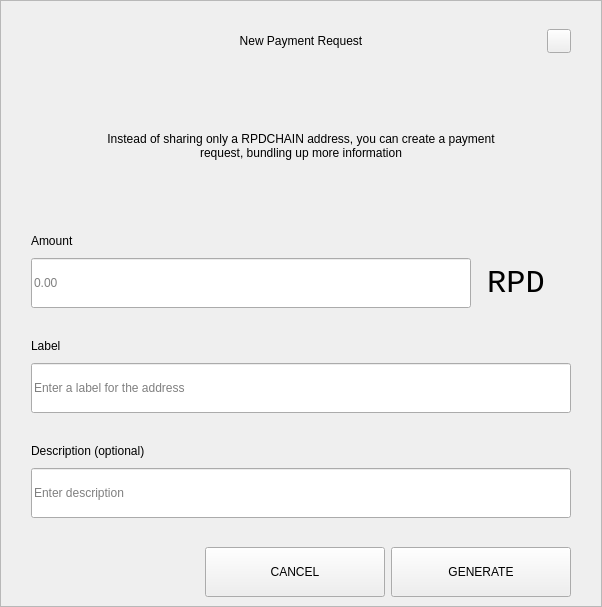
<?xml version="1.0" encoding="UTF-8"?>
<ui version="4.0">
 <class>RequestDialog</class>
 <widget class="QDialog" name="RequestDialog">
  <property name="geometry">
   <rect>
    <x>0</x>
    <y>0</y>
    <width>602</width>
    <height>607</height>
   </rect>
  </property>
  <property name="windowTitle">
   <string>Dialog</string>
  </property>
  <layout class="QVBoxLayout" name="verticalLayout_5">
   <property name="spacing">
    <number>0</number>
   </property>
   <property name="leftMargin">
    <number>0</number>
   </property>
   <property name="topMargin">
    <number>0</number>
   </property>
   <property name="rightMargin">
    <number>0</number>
   </property>
   <property name="bottomMargin">
    <number>0</number>
   </property>
   <item>
    <widget class="QFrame" name="frame">
     <property name="styleSheet">
      <string notr="true"/>
     </property>
     <property name="frameShape">
      <enum>QFrame::StyledPanel</enum>
     </property>
     <property name="frameShadow">
      <enum>QFrame::Raised</enum>
     </property>
     <layout class="QVBoxLayout" name="verticalLayout_4" stretch="1,0,0">
      <property name="spacing">
       <number>0</number>
      </property>
      <property name="leftMargin">
       <number>30</number>
      </property>
      <property name="topMargin">
       <number>20</number>
      </property>
      <property name="rightMargin">
       <number>30</number>
      </property>
      <property name="bottomMargin">
       <number>0</number>
      </property>
      <item>
       <layout class="QHBoxLayout" name="horizontalLayout_3">
        <property name="spacing">
         <number>0</number>
        </property>
        <item>
         <spacer name="horizontalSpacer_21">
          <property name="orientation">
           <enum>Qt::Horizontal</enum>
          </property>
          <property name="sizeHint" stdset="0">
           <size>
            <width>40</width>
            <height>20</height>
           </size>
          </property>
         </spacer>
        </item>
        <item>
         <widget class="QLabel" name="labelTitle">
          <property name="minimumSize">
           <size>
            <width>0</width>
            <height>40</height>
           </size>
          </property>
          <property name="maximumSize">
           <size>
            <width>16777215</width>
            <height>40</height>
           </size>
          </property>
          <property name="styleSheet">
           <string notr="true">padding-left:24px;</string>
          </property>
          <property name="text">
           <string>New Payment Request</string>
          </property>
          <property name="alignment">
           <set>Qt::AlignCenter</set>
          </property>
          <property name="margin">
           <number>7</number>
          </property>
         </widget>
        </item>
        <item>
         <spacer name="horizontalSpacer">
          <property name="orientation">
           <enum>Qt::Horizontal</enum>
          </property>
          <property name="sizeHint" stdset="0">
           <size>
            <width>40</width>
            <height>20</height>
           </size>
          </property>
         </spacer>
        </item>
        <item>
         <widget class="QPushButton" name="btnEsc">
          <property name="minimumSize">
           <size>
            <width>24</width>
            <height>24</height>
           </size>
          </property>
          <property name="maximumSize">
           <size>
            <width>24</width>
            <height>24</height>
           </size>
          </property>
          <property name="focusPolicy">
           <enum>Qt::NoFocus</enum>
          </property>
          <property name="text">
           <string/>
          </property>
         </widget>
        </item>
       </layout>
      </item>
      <item>
       <widget class="QStackedWidget" name="stack">
        <property name="minimumSize">
         <size>
          <width>540</width>
          <height>0</height>
         </size>
        </property>
        <property name="maximumSize">
         <size>
          <width>540</width>
          <height>16777215</height>
         </size>
        </property>
        <property name="currentIndex">
         <number>0</number>
        </property>
        <widget class="QWidget" name="page_1">
         <property name="minimumSize">
          <size>
           <width>540</width>
           <height>0</height>
          </size>
         </property>
         <property name="maximumSize">
          <size>
           <width>540</width>
           <height>16777215</height>
          </size>
         </property>
         <layout class="QVBoxLayout" name="layout1">
          <property name="spacing">
           <number>0</number>
          </property>
          <property name="leftMargin">
           <number>0</number>
          </property>
          <property name="topMargin">
           <number>0</number>
          </property>
          <property name="rightMargin">
           <number>0</number>
          </property>
          <property name="bottomMargin">
           <number>0</number>
          </property>
          <item>
           <spacer name="verticalSpacer_21">
            <property name="orientation">
             <enum>Qt::Vertical</enum>
            </property>
            <property name="sizeType">
             <enum>QSizePolicy::Fixed</enum>
            </property>
            <property name="sizeHint" stdset="0">
             <size>
              <width>20</width>
              <height>30</height>
             </size>
            </property>
           </spacer>
          </item>
          <item alignment="Qt::AlignHCenter">
           <widget class="QLabel" name="labelMessage">
            <property name="minimumSize">
             <size>
              <width>400</width>
              <height>50</height>
             </size>
            </property>
            <property name="text">
             <string>Instead of sharing only a RPDCHAIN address, you can create a payment request, bundling up more information</string>
            </property>
            <property name="alignment">
             <set>Qt::AlignCenter</set>
            </property>
            <property name="wordWrap">
             <bool>true</bool>
            </property>
           </widget>
          </item>
          <item alignment="Qt::AlignBottom">
           <widget class="QWidget" name="containerAmount" native="true">
            <layout class="QVBoxLayout" name="verticalLayout">
             <property name="spacing">
              <number>9</number>
             </property>
             <property name="leftMargin">
              <number>0</number>
             </property>
             <property name="topMargin">
              <number>0</number>
             </property>
             <property name="rightMargin">
              <number>0</number>
             </property>
             <property name="bottomMargin">
              <number>0</number>
             </property>
             <item>
              <widget class="QLabel" name="labelSubtitleAmount">
               <property name="minimumSize">
                <size>
                 <width>350</width>
                 <height>16</height>
                </size>
               </property>
               <property name="maximumSize">
                <size>
                 <width>16777215</width>
                 <height>16</height>
                </size>
               </property>
               <property name="text">
                <string>Amount</string>
               </property>
              </widget>
             </item>
             <item alignment="Qt::AlignTop">
              <widget class="QWidget" name="layoutAmount" native="true">
               <layout class="QHBoxLayout" name="horizontalLayout" stretch="2,0">
                <property name="spacing">
                 <number>0</number>
                </property>
                <property name="leftMargin">
                 <number>0</number>
                </property>
                <property name="topMargin">
                 <number>0</number>
                </property>
                <property name="rightMargin">
                 <number>0</number>
                </property>
                <property name="bottomMargin">
                 <number>0</number>
                </property>
                <item>
                 <widget class="QLineEdit" name="lineEditAmount">
                  <property name="minimumSize">
                   <size>
                    <width>0</width>
                    <height>50</height>
                   </size>
                  </property>
                  <property name="maximumSize">
                   <size>
                    <width>16777215</width>
                    <height>50</height>
                   </size>
                  </property>
                  <property name="placeholderText">
                   <string notr="true">0.00</string>
                  </property>
                 </widget>
                </item>
                <item>
                 <widget class="QWidget" name="comboContainer" native="true">
                  <property name="minimumSize">
                   <size>
                    <width>100</width>
                    <height>50</height>
                   </size>
                  </property>
                  <property name="maximumSize">
                   <size>
                    <width>16777215</width>
                    <height>50</height>
                   </size>
                  </property>
                  <layout class="QHBoxLayout" name="horizontalLayout_31">
                   <property name="spacing">
                    <number>0</number>
                   </property>
                   <property name="leftMargin">
                    <number>0</number>
                   </property>
                   <property name="topMargin">
                    <number>0</number>
                   </property>
                   <property name="rightMargin">
                    <number>10</number>
                   </property>
                   <property name="bottomMargin">
                    <number>0</number>
                   </property>
                    <item>
                        <widget class="QLabel" name="comboBoxCoin">
                            <property name="text">
                                <string>RPD</string>
                            </property>
                            <property name="alignment">
                                <set>Qt::AlignCenter</set>
                            </property>
                            <property name="font">
                                <font>
                                    <pointsize>24</pointsize>
                                    <family>monospace</family>
                                </font>
                            </property>
                        </widget>
                    </item>
                  </layout>
                 </widget>
                </item>
               </layout>
              </widget>
             </item>
            </layout>
           </widget>
          </item>
          <item>
           <spacer name="verticalSpacer_31">
            <property name="orientation">
             <enum>Qt::Vertical</enum>
            </property>
            <property name="sizeType">
             <enum>QSizePolicy::Fixed</enum>
            </property>
            <property name="sizeHint" stdset="0">
             <size>
              <width>20</width>
              <height>30</height>
             </size>
            </property>
           </spacer>
          </item>
          <item>
           <layout class="QVBoxLayout" name="verticalLayoutLabel">
            <property name="spacing">
             <number>9</number>
            </property>
            <item>
             <widget class="QLabel" name="labelSubtitleLabel">
              <property name="minimumSize">
               <size>
                <width>0</width>
                <height>16</height>
               </size>
              </property>
              <property name="maximumSize">
               <size>
                <width>16777215</width>
                <height>16</height>
               </size>
              </property>
              <property name="text">
               <string>Label</string>
              </property>
             </widget>
            </item>
            <item>
             <widget class="QLineEdit" name="lineEditLabel">
              <property name="minimumSize">
               <size>
                <width>0</width>
                <height>50</height>
               </size>
              </property>
              <property name="maximumSize">
               <size>
                <width>16777215</width>
                <height>50</height>
               </size>
              </property>
              <property name="placeholderText">
               <string>Enter a label for the address</string>
              </property>
             </widget>
            </item>
           </layout>
          </item>
          <item>
           <spacer name="verticalSpacer_34">
            <property name="orientation">
             <enum>Qt::Vertical</enum>
            </property>
            <property name="sizeType">
             <enum>QSizePolicy::Fixed</enum>
            </property>
            <property name="sizeHint" stdset="0">
             <size>
              <width>20</width>
              <height>30</height>
             </size>
            </property>
           </spacer>
          </item>
          <item>
           <layout class="QVBoxLayout" name="verticalLayoutDescription">
            <property name="spacing">
             <number>9</number>
            </property>
            <item>
             <widget class="QLabel" name="labelSubtitleDescription">
              <property name="minimumSize">
               <size>
                <width>0</width>
                <height>16</height>
               </size>
              </property>
              <property name="maximumSize">
               <size>
                <width>16777215</width>
                <height>16</height>
               </size>
              </property>
              <property name="text">
               <string>Description (optional)</string>
              </property>
             </widget>
            </item>
            <item>
             <widget class="QLineEdit" name="lineEditDescription">
              <property name="minimumSize">
               <size>
                <width>0</width>
                <height>50</height>
               </size>
              </property>
              <property name="maximumSize">
               <size>
                <width>16777215</width>
                <height>50</height>
               </size>
              </property>
              <property name="placeholderText">
               <string>Enter description</string>
              </property>
             </widget>
            </item>
            <item>
             <spacer name="verticalSpacer_4">
              <property name="orientation">
               <enum>Qt::Vertical</enum>
              </property>
              <property name="sizeType">
               <enum>QSizePolicy::Fixed</enum>
              </property>
              <property name="sizeHint" stdset="0">
               <size>
                <width>20</width>
                <height>20</height>
               </size>
              </property>
             </spacer>
            </item>
           </layout>
          </item>
         </layout>
        </widget>
        <widget class="QWidget" name="page_2">
         <layout class="QVBoxLayout" name="layout2">
          <item>
           <spacer name="verticalSpacer_5">
            <property name="orientation">
             <enum>Qt::Vertical</enum>
            </property>
            <property name="sizeType">
             <enum>QSizePolicy::Fixed</enum>
            </property>
            <property name="sizeHint" stdset="0">
             <size>
              <width>20</width>
              <height>50</height>
             </size>
            </property>
           </spacer>
          </item>
          <item alignment="Qt::AlignHCenter">
           <widget class="QLabel" name="labelQrImg">
            <property name="minimumSize">
             <size>
              <width>260</width>
              <height>260</height>
             </size>
            </property>
            <property name="maximumSize">
             <size>
              <width>260</width>
              <height>260</height>
             </size>
            </property>
            <property name="text">
             <string/>
            </property>
            <property name="alignment">
             <set>Qt::AlignCenter</set>
            </property>
           </widget>
          </item>
          <item>
           <spacer name="verticalSpacer_2">
            <property name="orientation">
             <enum>Qt::Vertical</enum>
            </property>
            <property name="sizeType">
             <enum>QSizePolicy::Fixed</enum>
            </property>
            <property name="sizeHint" stdset="0">
             <size>
              <width>20</width>
              <height>30</height>
             </size>
            </property>
           </spacer>
          </item>
          <item alignment="Qt::AlignHCenter">
           <widget class="QLabel" name="labelAddress">
            <property name="text">
             <string>R7VFR83SQbiezrW72hjcWJtcfip5krte2Z</string>
            </property>
           </widget>
          </item>
          <item>
           <spacer name="verticalSpacer_32">
            <property name="orientation">
             <enum>Qt::Vertical</enum>
            </property>
            <property name="sizeType">
             <enum>QSizePolicy::Expanding</enum>
            </property>
            <property name="sizeHint" stdset="0">
             <size>
              <width>20</width>
              <height>20</height>
             </size>
            </property>
           </spacer>
          </item>
          <item>
           <layout class="QHBoxLayout" name="horizontal">
            <property name="leftMargin">
             <number>20</number>
            </property>
            <property name="rightMargin">
             <number>20</number>
            </property>
            <property name="bottomMargin">
             <number>20</number>
            </property>
            <item>
             <spacer name="horizontalSpacer_4">
              <property name="orientation">
               <enum>Qt::Horizontal</enum>
              </property>
              <property name="sizeHint" stdset="0">
               <size>
                <width>40</width>
                <height>20</height>
               </size>
              </property>
             </spacer>
            </item>
            <item>
             <widget class="QPushButton" name="btnCopyAddress">
              <property name="minimumSize">
               <size>
                <width>180</width>
                <height>50</height>
               </size>
              </property>
              <property name="text">
               <string>COPY ADDRESS</string>
              </property>
             </widget>
            </item>
            <item>
             <widget class="QPushButton" name="btnCopyUrl">
              <property name="minimumSize">
               <size>
                <width>180</width>
                <height>50</height>
               </size>
              </property>
              <property name="text">
               <string>COPY URL</string>
              </property>
             </widget>
            </item>
            <item>
             <spacer name="horizontalSpacer_2">
              <property name="orientation">
               <enum>Qt::Horizontal</enum>
              </property>
              <property name="sizeHint" stdset="0">
               <size>
                <width>40</width>
                <height>20</height>
               </size>
              </property>
             </spacer>
            </item>
           </layout>
          </item>
         </layout>
        </widget>
       </widget>
      </item>
      <item>
       <widget class="QWidget" name="buttonsStack" native="true">
        <layout class="QHBoxLayout" name="horizontalLayout_5">
         <property name="leftMargin">
          <number>20</number>
         </property>
         <property name="rightMargin">
          <number>0</number>
         </property>
         <item>
          <spacer name="horizontalSpacer_41">
           <property name="orientation">
            <enum>Qt::Horizontal</enum>
           </property>
           <property name="sizeHint" stdset="0">
            <size>
             <width>40</width>
             <height>20</height>
            </size>
           </property>
          </spacer>
         </item>
         <item>
          <widget class="QPushButton" name="btnCancel">
           <property name="minimumSize">
            <size>
             <width>180</width>
             <height>50</height>
            </size>
           </property>
           <property name="focusPolicy">
            <enum>Qt::NoFocus</enum>
           </property>
           <property name="text">
            <string>CANCEL</string>
           </property>
          </widget>
         </item>
         <item>
          <widget class="QPushButton" name="btnSave">
           <property name="minimumSize">
            <size>
             <width>180</width>
             <height>50</height>
            </size>
           </property>
           <property name="focusPolicy">
            <enum>Qt::NoFocus</enum>
           </property>
           <property name="text">
            <string>GENERATE</string>
           </property>
          </widget>
         </item>
        </layout>
       </widget>
      </item>
     </layout>
    </widget>
   </item>
  </layout>
 </widget>
 <resources/>
 <connections/>
</ui>
